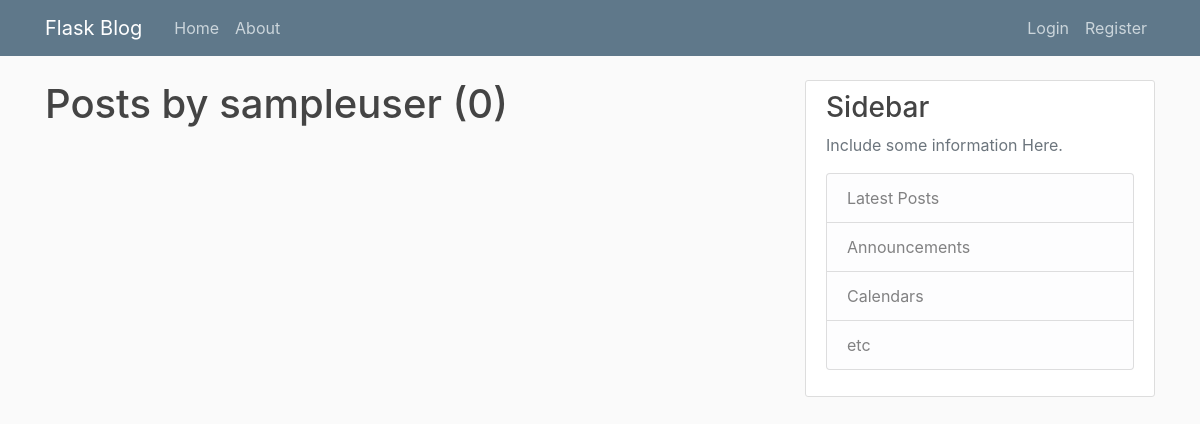
The page /user/sampleuser on the database as committed earlier.
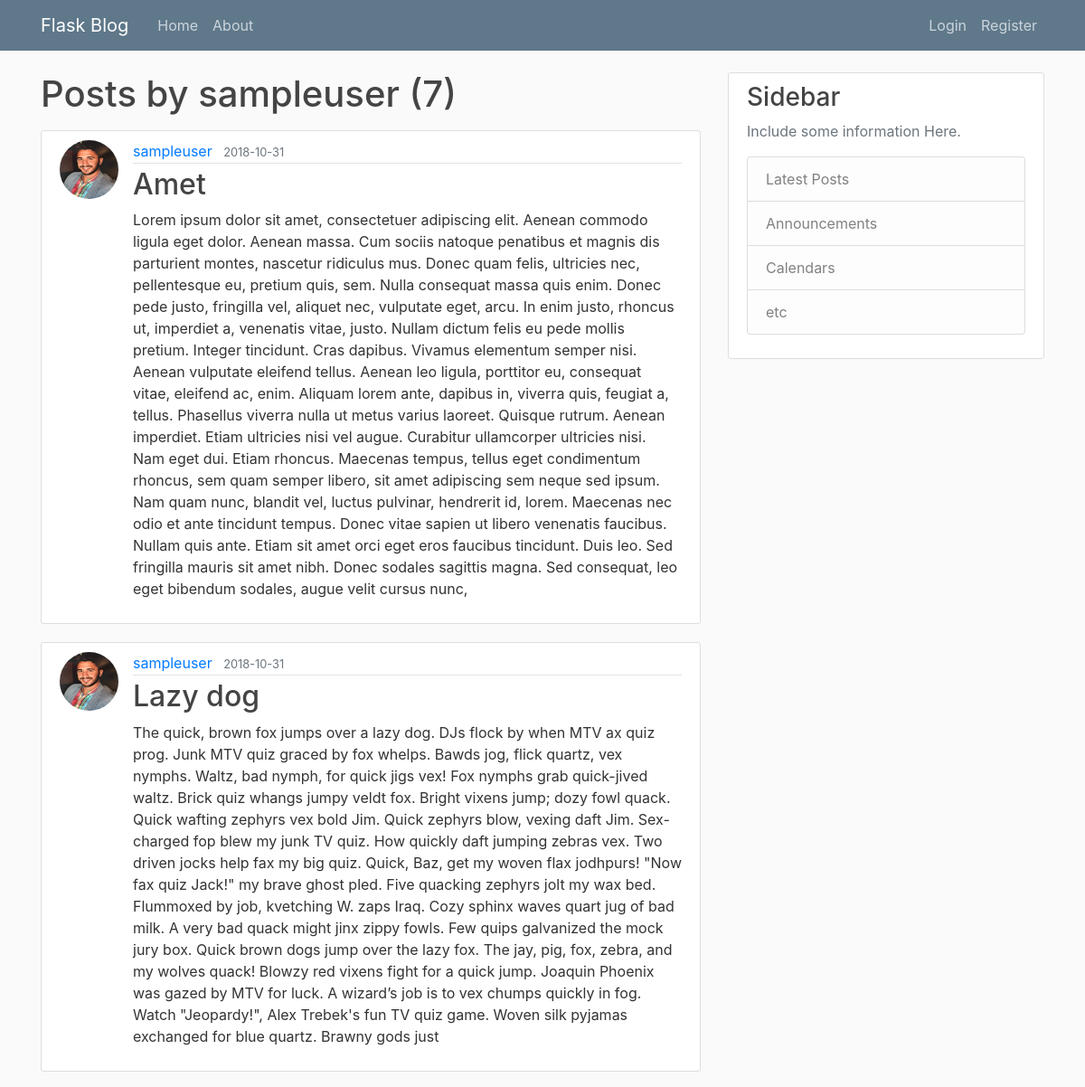
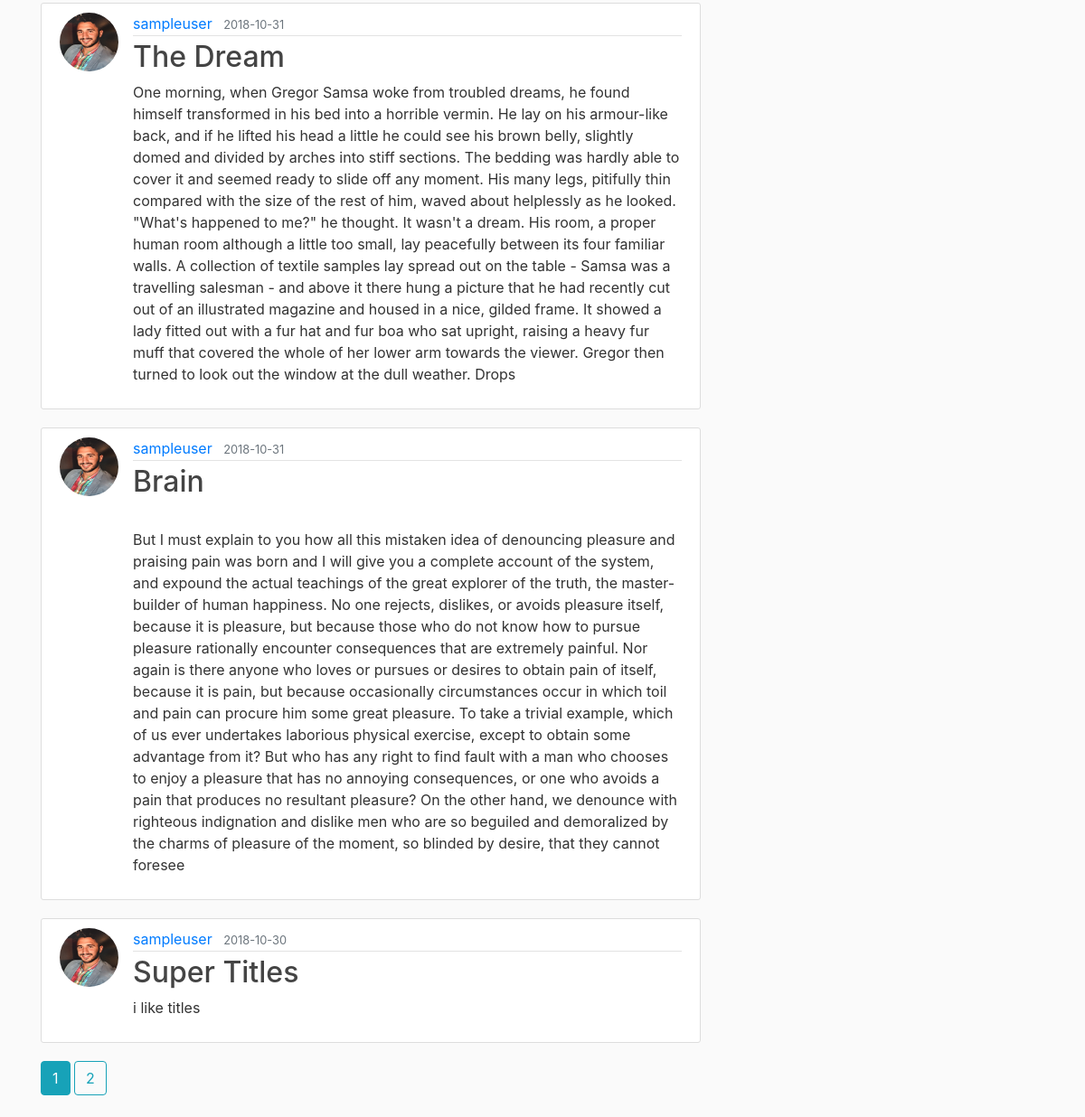
The same page on the database as committed later (2 pictures, top to bottom).
### flaskblog/models.py (models this page shows, shortened)
class User(db.Model, UserMixin):
    id = db.Column(db.Integer, primary_key=True)
    username = db.Column(db.String(20), unique=True, nullable=False)
    email = db.Column(db.String(120), unique=True, nullable=False)
    image_file = db.Column(db.String(20), nullable=False, default='default.jpg')
    password = db.Column(db.String(60), nullable=False)
    posts = db.relationship('Post', backref='author', lazy=True)

class Post(db.Model):
    id = db.Column(db.Integer, primary_key=True)
    title = db.Column(db.String(100), nullable=False)
    date_posted = db.Column(db.DateTime, nullable=False, default=datetime.utcnow)
    content = db.Column(db.Text, nullable=False)
    user_id = db.Column(db.Integer, db.ForeignKey('user.id'), nullable=False)

### flaskblog/routes.py (the view)
@app.route("/user/<string:username>")
def user_posts(username):
        page = request.args.get('page', 1, type=int)
        user = User.query.filter_by(username=username).first_or_404()
        posts = Post.query.filter_by(author=user)\
        .order_by(Post.date_posted.desc())\
        .paginate(page=page, per_page=5)
        return render_template('user_posts.html', posts=posts, user=user)

### flaskblog/templates/user_posts.html (shortened to what this page needs)
{% extends "layout.html" %}
{% block content %}
    <h1 class="mb-3">Posts by {{ user.username }} ({{ posts.total }})</h1>
    {% for post in posts.items %}
      <article class="media content-section">
        <img class="rounded-circle article-img" src="{{ url_for('static', filename='profile_pics/' + post.author.image_file) }}">
        <div class="media-body">
          <div class="article-metadata">
            <a class="mr-2" href="{{ url_for('user_posts', username=post.author.username) }}">{{ post.author.username }}</a>
            <small class="text-muted">{{ post.date_posted.strftime('%Y-%m-%d') }}</small>
          </div>
          <h2><a class="article-title" href="{{ url_for('post', post_id=post.id) }}">{{ post.title }}</a></h2>
          <p class="article-content">{{ post.content }}</p>
        </div>
      </article>
    {% endfor %}
    {% for page_num in posts.iter_pages(left_edge=1, right_edge=1, left_current=1, right_current=2) %}
      {% if page_num %}
        {% if posts.page == page_num %}
        <a class="btn btn-info mb-4"href="{{ url_for('user_posts', username=user.username, page=page_num) }}">{{ page_num }}</a>
        {% else %}
        <a class="btn btn-outline-info mb-4"href="{{ url_for('user_posts', username=user.username, page=page_num) }}">{{ page_num }}</a>
        {% endif %}
      {% endif %}
    {% endfor %}
{% endblock content %}

### flaskblog/templates/layout.html (shortened to what this page needs)
<!DOCTYPE html>
<html lang="en" dir="ltr">
  <head>
    <link rel="stylesheet" href="https://stackpath.bootstrapcdn.com/bootstrap/4.1.3/css/bootstrap.min.css">
    <link rel="stylesheet" href="{{ url_for('static', filename='main.css') }}">
  </head>
  <body>
    <header class="site-header">
      <nav class="navbar navbar-expand-md navbar-dark bg-steel fixed-top">
        <div class="container">
          <a class="navbar-brand mr-4" href="/">Flask Blog</a>
          <div class="collapse navbar-collapse" id="navbarToggle">
            <div class="navbar-nav mr-auto">
              <a class="nav-item nav-link" href="{{ url_for('home')}}">Home</a>
              <a class="nav-item nav-link" href="{{ url_for('about')}}">About</a>
            </div>
            <div class="navbar-nav">
              {% if current_user.is_authenticated %}
                <a class="nav-item nav-link" href="{{ url_for('new_post') }}">New Post</a>
                  <a class="nav-item nav-link" href="{{ url_for('account') }}">Account</a>
                  <a class="nav-item nav-link" href="{{ url_for('logout') }}">Log Out</a>
              {% else %}
                  <a class="nav-item nav-link" href="{{ url_for('login')}}">Login</a>
                  <a class="nav-item nav-link" href="{{ url_for('register')}}">Register</a>
              {% endif %}
            </div>
          </div>
        </div>
      </nav>
    </header>
    <main role="main" class="container">
      <div class="row">
        <div class="col-md-8">
          {% block content %}{% endblock %}
        </div>
        <div class="col-md-4">
          <div class="content-section">
            <h3>Sidebar</h3>
            <p class='text-muted'>Include some information Here.
              <ul class="list-group">
                <li class="list-group-item list-group-item-light">Latest Posts</li>
                <li class="list-group-item list-group-item-light">Announcements</li>
                <li class="list-group-item list-group-item-light">Calendars</li>
                <li class="list-group-item list-group-item-light">etc</li>
              </ul>
            </p>
          </div>
        </div>
      </div>
</main>
  </body>
</html>

### flaskblog/static/main.css (style rules this page uses)
body { background: #fafafa; color: #333333; margin-top: 5rem; }
h1, h2, h3, h4, h5, h6 { color: #444444; }
.bg-steel { background-color: #5f788a; }
.site-header .navbar-nav .nav-link { color: #cbd5db; }
.content-section { background: #ffffff; padding: 10px 20px; border: 1px solid #dddddd; border-radius: 3px; margin-bottom: 20px; }
.article-title { color: #444444; }
.article-content { white-space: pre-line; }
.article-img { height: 65px; width: 65px; margin-right: 16px; }
.article-metadata { padding-bottom: 1px; margin-bottom: 4px; border-bottom: 1px solid #e3e3e3 }

Rows that differ between the two databases and show on the page:
added Post: image_file (picture), author.username "sampleuser", date_posted "2018-10-31", title "Amet", content "Lorem ipsum dolor sit amet, consectetuer adipiscing elit. Aenean commodo ligula eget dolor. Aenean massa. Cum sociis natoque penatibus et magnis dis parturient montes, nascetur ridiculus mus. Donec quam felis, ultricies nec, pellentesque eu, pretium quis, sem. Nulla consequat massa quis enim. Donec pede justo, fringilla vel, aliquet nec, vulputate eget, arcu. In enim justo, rhoncus ut, imperdiet a, venenatis vitae, justo. Nullam dictum felis eu pede mollis pretium. Integer tincidunt. Cras dapibus. Vivamus elementum semper nisi. Aenean vulputate eleifend tellus. Aenean leo ligula, porttitor eu, consequat vitae, eleifend ac, enim. Aliquam lorem ante, dapibus in, viverra quis, feugiat a,…"
added Post: image_file (picture), author.username "sampleuser", date_posted "2018-10-31", title "Lazy dog", content "The quick, brown fox jumps over a lazy dog. DJs flock by when MTV ax quiz prog. Junk MTV quiz graced by fox whelps. Bawds jog, flick quartz, vex nymphs. Waltz, bad nymph, for quick jigs vex! Fox nymphs grab quick-jived waltz. Brick quiz whangs jumpy veldt fox. Bright vixens jump; dozy fowl quack. Quick wafting zephyrs vex bold Jim. Quick zephyrs blow, vexing daft Jim. Sex-charged fop blew my junk TV quiz. How quickly daft jumping zebras vex. Two driven jocks help fax my big quiz. Quick, Baz, get my woven flax jodhpurs! \"Now fax quiz Jack!\" my brave ghost pled. Five quacking zephyrs jolt my wax bed. Flummoxed by job, kvetching W. zaps Iraq. Cozy sphinx waves quart jug of bad milk. A very bad…"
added Post: image_file (picture), author.username "sampleuser", date_posted "2018-10-31", title "The Dream", content "One morning, when Gregor Samsa woke from troubled dreams, he found himself transformed in his bed into a horrible vermin. He lay on his armour-like back, and if he lifted his head a little he could see his brown belly, slightly domed and divided by arches into stiff sections. The bedding was hardly able to cover it and seemed ready to slide off any moment. His many legs, pitifully thin compared with the size of the rest of him, waved about helplessly as he looked. \"What's happened to me?\" he thought. It wasn't a dream. His room, a proper human room although a little too small, lay peacefully between its four familiar walls. A collection of textile samples lay spread out on the table - Samsa…"
added Post: image_file (picture), author.username "sampleuser", date_posted "2018-10-31", title "Brain", content "But I must explain to you how all this mistaken idea of denouncing pleasure and praising pain was born and I will give you a complete account of the system, and expound the actual teachings of the great explorer of the truth, the master-builder of human happiness. No one rejects, dislikes, or avoids pleasure itself, because it is pleasure, but because those who do not know how to pursue pleasure rationally encounter consequences that are extremely painful. Nor again is there anyone who loves or pursues or desires to obtain pain of itself, because it is pain, but because occasionally circumstances occur in which toil and pain can procure him some great pleasure. To take a trivial example,…"
added Post: image_file (picture), author.username "sampleuser", date_posted "2018-10-30", title "Super Titles", content "i like titles"
Other text that changed with them:
{{ posts.total }}: "0" → "7"
new list line: "1"
new list line: "2"
